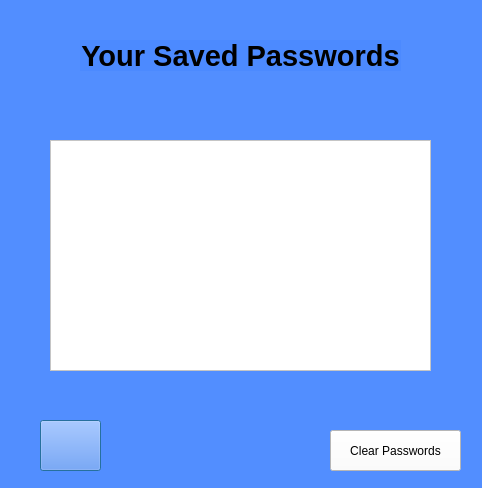
<?xml version="1.0" encoding="UTF-8"?>
<ui version="4.0">
 <class>Page_2</class>
 <widget class="QDialog" name="Page_2">
  <property name="geometry">
   <rect>
    <x>0</x>
    <y>0</y>
    <width>482</width>
    <height>488</height>
   </rect>
  </property>
  <property name="windowTitle">
   <string>Dialog</string>
  </property>
  <property name="styleSheet">
   <string notr="true">background-color: rgba(75, 138, 255, 204);</string>
  </property>
  <widget class="QTableView" name="LoadPasswords">
   <property name="geometry">
    <rect>
     <x>50</x>
     <y>140</y>
     <width>381</width>
     <height>231</height>
    </rect>
   </property>
   <property name="styleSheet">
    <string notr="true">background-color: rgb(255, 255, 255);</string>
   </property>
  </widget>
  <widget class="QLabel" name="label">
   <property name="geometry">
    <rect>
     <x>80</x>
     <y>40</y>
     <width>321</width>
     <height>31</height>
    </rect>
   </property>
   <property name="font">
    <font>
     <pointsize>22</pointsize>
     <weight>75</weight>
     <bold>true</bold>
    </font>
   </property>
   <property name="text">
    <string>Your Saved Passwords</string>
   </property>
   <property name="alignment">
    <set>Qt::AlignCenter</set>
   </property>
  </widget>
  <widget class="QPushButton" name="pushButton">
   <property name="geometry">
    <rect>
     <x>40</x>
     <y>420</y>
     <width>61</width>
     <height>51</height>
    </rect>
   </property>
   <property name="styleSheet">
    <string notr="true">border-image: url(:/back_button.png);</string>
   </property>
   <property name="text">
    <string/>
   </property>
  </widget>
  <widget class="QPushButton" name="pushButton_clear_pws">
   <property name="geometry">
    <rect>
     <x>330</x>
     <y>430</y>
     <width>131</width>
     <height>41</height>
    </rect>
   </property>
   <property name="styleSheet">
    <string notr="true">background-color: rgb(255, 255, 255);</string>
   </property>
   <property name="text">
    <string>Clear Passwords</string>
   </property>
  </widget>
 </widget>
 <resources/>
 <connections/>
</ui>
